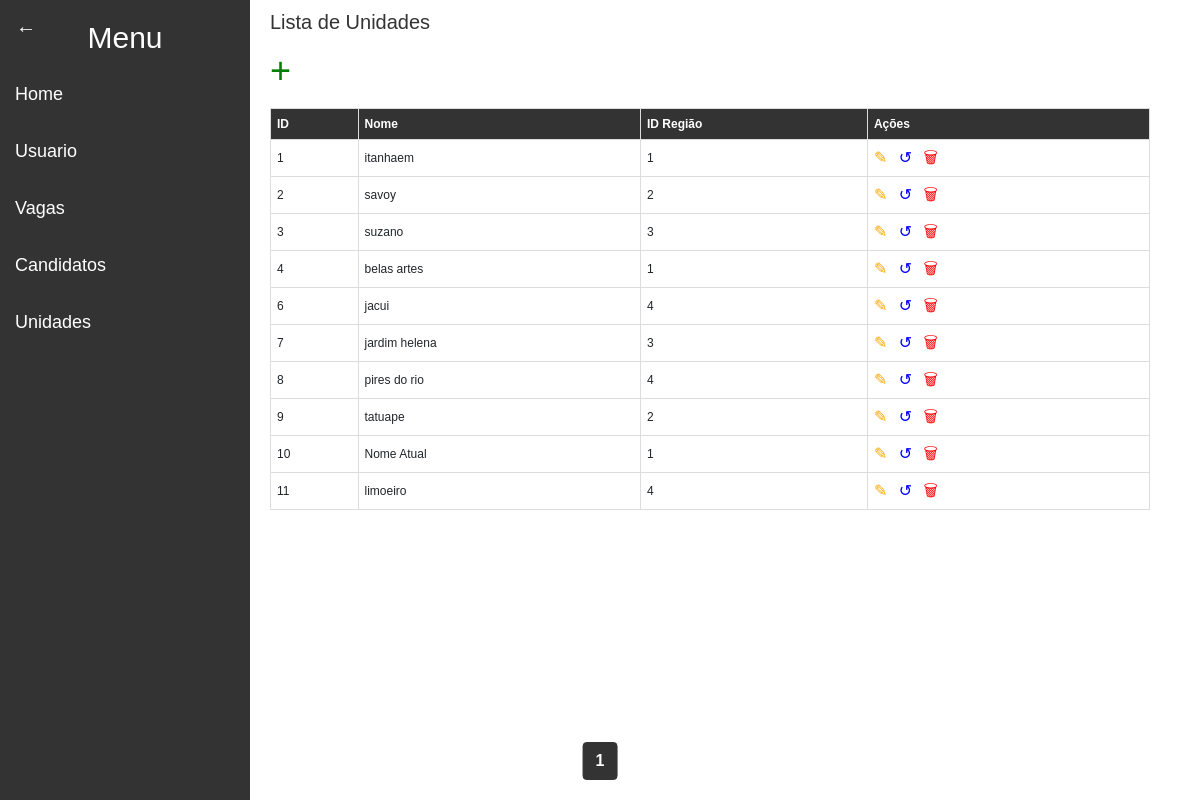
The app's page /pages/adm/Unidades/index.php with its own data.
### tables this page shows
CREATE TABLE `tbunidade` (
  `idUnidade` int(11) NOT NULL,
  `nomeUnidade` varchar(255) DEFAULT NULL,
  `idRegiao` int(11) DEFAULT NULL
);

### pages/adm/Unidades/index.php (the view, shortened to what this page needs)
<!DOCTYPE html>
<html lang="pt-BR">
<head>
    <link rel="stylesheet" href="https://stackpath.bootstrapcdn.com/bootstrap/4.5.2/css/bootstrap.min.css">
    <link rel="stylesheet" href="../../../css/admStyle.css">
</head>
<body>
    <?php include '../../../components/admSidebar.php'; ?>
    <div class="content">
        <h1>Lista de Unidades</h1>
        <div style="overflow-x: auto;">
            <span class='crud-icons create' title='Criar Novo' onclick='openModal("create")'>&#43;</span>
            <table >
                <thead>
                    <tr>
                        <th>ID</th>
                        <th>Nome</th>
                        <th>ID Região</th>
                        <th>Ações</th>
                    </tr>
                </thead>
                <tbody>
                    <?php
                    $servername = "50.116.86.123";
                    $username = "motionfi_contato
";
                    $password = "68141096@Total";
                    $dbname = "motionfi_bdmotion";
                    $conn = new mysqli($servername, $username, $password, $dbname);
                    $itensPorPagina = 10;
                    $pagina = isset($_GET['pagina']) ? (int)$_GET['pagina'] : 1;
                    $offset = ($pagina - 1) * $itensPorPagina;
                    $sqlTotal = "SELECT COUNT(*) AS total FROM tbUnidade";
                    $resultTotal = $conn->query($sqlTotal);
                    $rowTotal = $resultTotal->fetch_assoc();
                    $totalUnidades = $rowTotal['total'];
                    $totalPaginas = ceil($totalUnidades / $itensPorPagina);
                    $sql = "SELECT idUnidade, nomeUnidade, idRegiao FROM tbUnidade LIMIT $itensPorPagina OFFSET $offset";
                    $result = $conn->query($sql);
                    if ($result->num_rows > 0) {
                        while ($row = $result->fetch_assoc()) {
                            echo "<tr>";
                            echo "<td>" . $row["idUnidade"] . "</td>";
                            echo "<td>" . $row["nomeUnidade"] . "</td>";
                            echo "<td>" . $row["idRegiao"] . "</td>";
                            echo "<td>
                                    <span class='crud-icons update' title='Atualizar' onclick='openModal(\"update\", " . $row["idUnidade"] . ")'>&#9998;</span>
                                    <span class='crud-icons restore' title='Restaurar' onclick='openModal(\"restore\", " . $row["idUnidade"] . ")'>&#8634;</span>
                                    <span class='crud-icons delete' title='Deletar' onclick='openModal(\"delete\", " . $row["idUnidade"] . ")'>&#128465;</span>
                                  </td>";
                            echo "</tr>";
                        }
                    } else {
                        echo "<tr><td colspan='4'>Nenhuma unidade encontrada.</td></tr>";
                    }
                    ?>
                </tbody>
            </table>
        </div>
        <div class="pagination">
            <?php
            for ($i = 1; $i <= $totalPaginas; $i++) {
                if ($i == $pagina) {
                    echo "<strong>$i</strong>";
                } else {
                    echo "<a href='?pagina=$i'>$i</a>";
                }
            }
            ?>
        </div>
    </div>
</body>
</html>

### css/admStyle.css (style rules this page uses)
body { margin: 0; font-family: Arial, sans-serif; }
.content { margin-left: 260px; padding: 10px; width: 75%; }
h1 { color: #333; font-size: 20px; margin-bottom: 10px; }
table { width: 100%; border-collapse: collapse; margin-top: 10px; overflow-x: auto; }
table, th, td { border: 1px solid #ddd; }
th, td { padding: 6px; text-align: left; font-size: 12px; }
th { background-color: #333; color: white; }
.crud-icons { font-size: 14px; margin-right: 6px; cursor: pointer; }
.create { color: green; }
.update { color: orange; }
.restore { color: blue; }
.delete { color: red; }
.pagination { position: fixed; bottom: 20px; left: 50%; transform: translateX(-50%); text-align: center; z-index: 1000; }
.pagination a, .pagination strong { display: inline-block; padding: 6px 12px; margin: 0 2px; text-decoration: none; color: #333; border: 1px solid #ddd; border-radius: 4px; }
.pagination strong { background-color: #333; color: #fff; border-color: #333; }

### pages/adm/Unidades/index.php (style rules this page uses)
.crud-icons { font-size: 16px; margin-right: 8px; cursor: pointer; color: #333; }
.create { font-size: 36px; color: green; }
.update { color: orange; }
.restore { color: blue; }
.delete { color: red; }

### records on screen
tbunidade: idUnidade "1", nomeUnidade "itanhaem", idRegiao "1"
tbunidade: idUnidade "2", nomeUnidade "savoy", idRegiao "2"
tbunidade: idUnidade "3", nomeUnidade "suzano", idRegiao "3"
tbunidade: idUnidade "4", nomeUnidade "belas artes", idRegiao "1"
tbunidade: idUnidade "6", nomeUnidade "jacui", idRegiao "4"
tbunidade: idUnidade "7", nomeUnidade "jardim helena", idRegiao "3"
tbunidade: idUnidade "8", nomeUnidade "pires do rio", idRegiao "4"
tbunidade: idUnidade "9", nomeUnidade "tatuape", idRegiao "2"
tbunidade: idUnidade "10", nomeUnidade "Nome Atual", idRegiao "1"
tbunidade: idUnidade "11", nomeUnidade "limoeiro", idRegiao "4"
